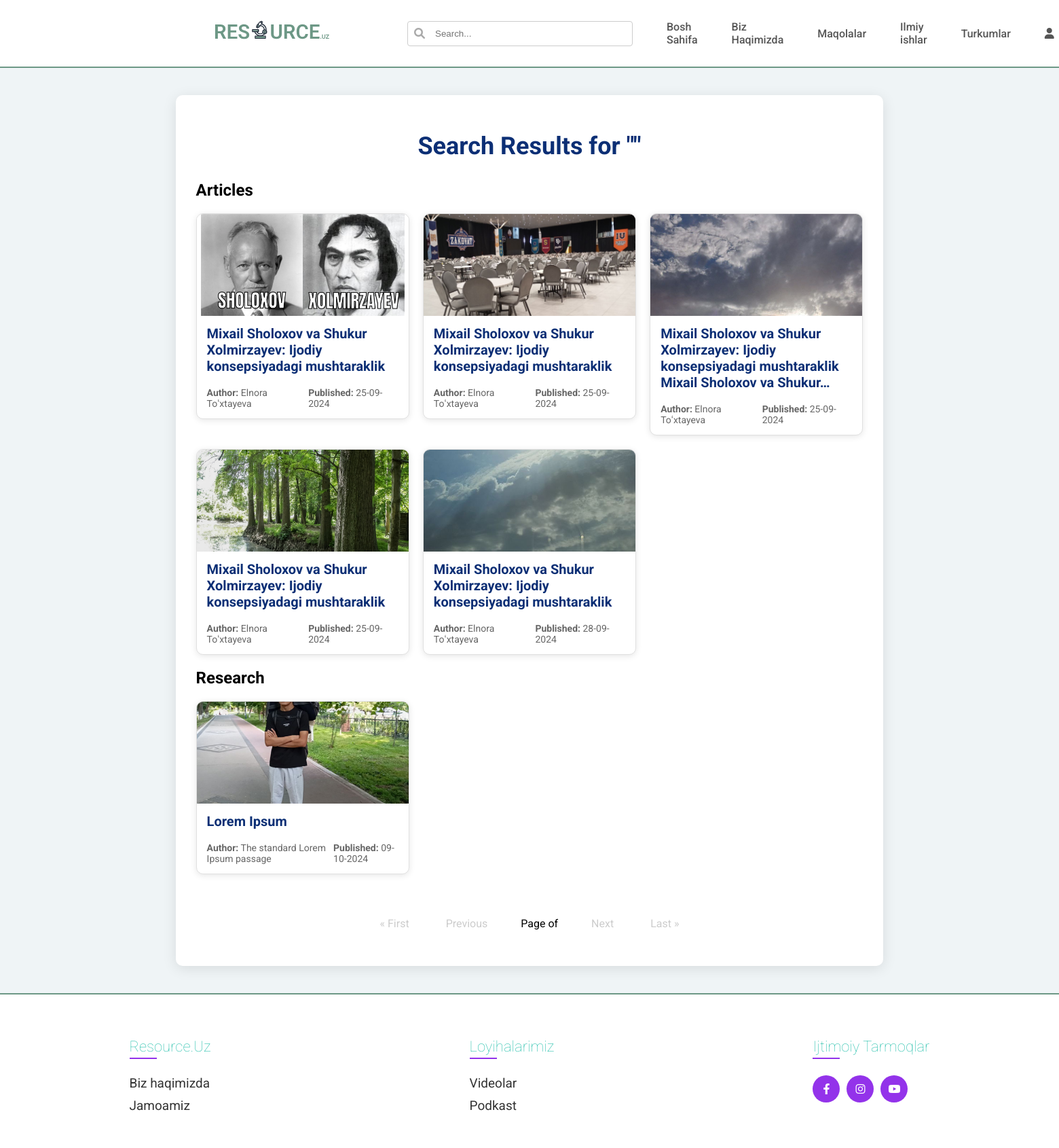
The app's page /search/ with its own data.
### articles/models.py (models this page shows, shortened)
class Article(models.Model):
    title = models.CharField(max_length=200)
    slug = models.SlugField(max_length=200, unique=True, blank=True)  # Set unique=True
    content = RichTextField()
    author = models.CharField(max_length=100)
    published_date = models.DateTimeField(default=timezone.now)
    category = models.ForeignKey(Category, on_delete=models.CASCADE)
    views = models.PositiveIntegerField(default=0)  # Add views field
    reading_time = models.IntegerField(blank=True, null=True)
    keywords = models.CharField(max_length=200, blank=True)
    image = models.ImageField(upload_to='articles/images/', blank=True, null=True)

class Research(models.Model):
    title = models.CharField(max_length=200)
    slug = models.SlugField(max_length=200, unique=True, blank=True)  # Set unique=True
    abstract = models.TextField(default="")
    content_file = models.FileField(upload_to='research/content/', blank=True, null=True)
    author = models.CharField(max_length=100)
    published_date = models.DateTimeField(default=timezone.now)
    category = models.ForeignKey(Category, on_delete=models.CASCADE)
    views = models.PositiveIntegerField(default=0)  # Add views field
    keywords = models.CharField(max_length=200, blank=True)
    image = models.ImageField(upload_to='research/images/', blank=True, null=True)

### articles/views.py (the view)
# urls.py: path('search/', search, name='search'),  # Add this line for search
def search(request):
    query = request.GET.get('q', '')
    articles = Article.objects.filter(title__icontains=query)  # Search in articles
    researches = Research.objects.filter(title__icontains=query)  # Search in researches
    return render(request, 'search_results.html', {
        'query': query,
        'articles': articles,
        'researches': researches,
    })

### articles/templates/search_results.html (shortened to what this page needs)
{% load static %}
<!DOCTYPE html>
<html lang="uz">
<head>
    <link rel="stylesheet" href="{% static 'articles/css/styles.css' %}" />
    <link rel="stylesheet" href="{% static 'articles/css/list.css' %}" />
    <link rel="stylesheet" href="https://cdnjs.cloudflare.com/ajax/libs/font-awesome/6.0.0-beta3/css/all.min.css"/>
</head>
<body>
    {% include 'includes/navbar.html' %}
    <div class="content">
        <h1 class="search-title">Search Results for "{{ query }}"</h1>
        <h2 class="section-title">Articles</h2>
        <div class="articles-list">
            {% for article in articles %}
            <div class="article-card">
                <a href="{% url 'article_detail' article.slug %}">
                    {% if article.image %}
                    <img src="{{ article.image.url }}" alt="{{ article.title }}" class="article-image" />
                    {% endif %}
                    <div class="card-content">
                        <h2>{{ article.title|truncatechars:100 }}</h2>
                        <div class="card-meta">
                            <p class="author"><strong>Author:</strong> {{ article.author }}</p>
                            <p class="date"><strong>Published:</strong> {{ article.published_date|date:"d-m-Y" }}</p>
                        </div>
                    </div>
                </a>
            </div>
            {% empty %}
            <p>No articles found.</p>
            {% endfor %}
        </div>
        <h2 class="section-title">Research</h2>
        <div class="articles-list">
            {% for research in researches %}
            <div class="article-card">
                <a href="{% url 'research_detail' research.slug %}">
                    {% if research.image %}
                    <img src="{{ research.image.url }}" alt="{{ research.title }}" class="article-image" />
                    {% endif %}
                    <div class="card-content">
                        <h2>{{ research.title|truncatechars:100 }}</h2>
                        <div class="card-meta">
                            <p class="author"><strong>Author:</strong> {{ research.author }}</p>
                            <p class="date"><strong>Published:</strong> {{ research.published_date|date:"d-m-Y" }}</p>
                        </div>
                    </div>
                </a>
            </div>
            {% empty %}
            <p>No research found.</p>
            {% endfor %}
        </div>
        <div class="pagination">
            {% if articles.has_previous %}
                <a href="?page=1&sort={{ request.GET.sort }}">&laquo; First</a>
                <a href="?page={{ articles.previous_page_number }}&sort={{ request.GET.sort }}">Previous</a>
            {% else %}
                <span class="disabled">&laquo; First</span>
                <span class="disabled">Previous</span>
            {% endif %}
            <span>Page {{ articles.number }} of {{ articles.paginator.num_pages }}</span>
            {% if articles.has_next %}
                <a href="?page={{ articles.next_page_number }}&sort={{ request.GET.sort }}">Next</a>
                <a href="?page={{ articles.paginator.num_pages }}&sort={{ request.GET.sort }}">Last &raquo;</a>
            {% else %}
                <span class="disabled">Next</span>
                <span class="disabled">Last &raquo;</span>
            {% endif %}
        </div>
    </div>
    {% include 'includes/footer.html' %}
</body>
</html>

### static/articles/css/styles.css (style rules this page uses)
body { margin: 0; background-color: #eff4f6; font-family: "Roboto", sans-serif; }
.articles-list { display: flex; flex-direction: column; flex: 3; gap: 20px; }
.article-card { display: flex; border: 2px solid #5bb69060; background-color: #fff; border-radius: 8px; box-shadow: 0 2px 8px rgba(0, 0, 0, 0.1); overflow: hidden; transition: transform 0.2s; max-height: 280px; text-decoration: none; }
.article-image { width: 100%; height: 100%; object-fit: cover; border-radius: 0; }

### static/articles/css/list.css (style rules this page uses)
.content { max-width: 63%; margin: 40px auto; padding: 30px; background-color: #ffffff; border-radius: 10px; box-shadow: 0 4px 20px rgba(0, 0, 0, 0.1); }
h1 { font-size: 36px; color: #0c2f75; margin-bottom: 30px; text-align: center; }
.articles-list { display: grid; grid-template-columns: repeat(3, 1fr); gap: 20px; }
.article-card { background-color: #ffffff; border-radius: 10px; overflow: hidden; min-height: max-content; transition: box-shadow 0.3s, transform 0.3s; border: 1px solid #e0e0e0; display: flex; flex-direction: column; box-shadow: 0 2px 10px rgba(0, 0, 0, 0.1); }
.article-image { width: 100%; height: 150px; object-fit: cover; }
.card-content { padding: 0 15px; flex-grow: 1; display: flex; flex-direction: column; justify-content: space-between; }
.article-card a { text-decoration: none; color: #333; }
.card-content h2 { font-size: 20px; margin: 10px 0 5px; color: #0c2f75; }
.card-meta { display: flex; justify-content: space-between; font-size: 14px; color: #666; }
.pagination { display: flex; justify-content: center; margin-top: 40px; padding: 15px 0; }
.pagination .disabled { margin: 0 15px; color: #ccc; font-weight: normal; padding: 8px 12px; border-radius: 5px; cursor: not-allowed; }
.pagination span { margin: 0 10px; padding: 8px 12px; font-size: 16px; }

### records on screen
Article: image (picture), title "Mixail Sholoxov va Shukur Xolmirzayev: Ijodiy konsepsiyadagi mushtaraklik", author "Elnora Toʻxtayeva", published_date "25-09-2024"
Article: image (picture), title "Mixail Sholoxov va Shukur Xolmirzayev: Ijodiy konsepsiyadagi mushtaraklik", author "Elnora Toʻxtayeva", published_date "25-09-2024"
Article: image (picture), title "Mixail Sholoxov va Shukur Xolmirzayev: Ijodiy konsepsiyadagi mushtaraklik Mixail Sholoxov va Shukur…", author "Elnora Toʻxtayeva", published_date "25-09-2024"
Article: image (picture), title "Mixail Sholoxov va Shukur Xolmirzayev: Ijodiy konsepsiyadagi mushtaraklik", author "Elnora Toʻxtayeva", published_date "25-09-2024"
Article: image (picture), title "Mixail Sholoxov va Shukur Xolmirzayev: Ijodiy konsepsiyadagi mushtaraklik", author "Elnora Toʻxtayeva", published_date "28-09-2024"
Research: image (picture), title "Lorem Ipsum", author "The standard Lorem Ipsum passage", published_date "09-10-2024"
